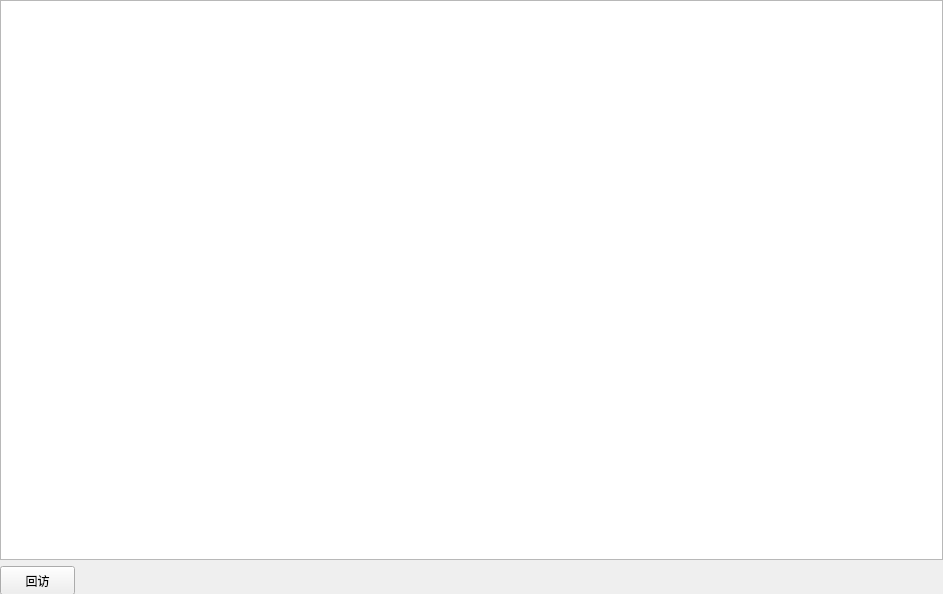
<?xml version="1.0" encoding="UTF-8"?>
<ui version="4.0">
 <class>ReturnVisit</class>
 <widget class="QWidget" name="ReturnVisit">
  <property name="geometry">
   <rect>
    <x>0</x>
    <y>0</y>
    <width>943</width>
    <height>594</height>
   </rect>
  </property>
  <property name="windowTitle">
   <string>Form</string>
  </property>
  <widget class="QWidget" name="layoutWidget">
   <property name="geometry">
    <rect>
     <x>0</x>
     <y>0</y>
     <width>943</width>
     <height>595</height>
    </rect>
   </property>
   <layout class="QVBoxLayout" name="verticalLayout_11">
    <item>
     <widget class="QTableView" name="return_visit_table">
      <property name="minimumSize">
       <size>
        <width>941</width>
        <height>551</height>
       </size>
      </property>
     </widget>
    </item>
    <item>
     <layout class="QHBoxLayout" name="horizontalLayout_17">
      <item>
       <widget class="QPushButton" name="return_visit_button">
        <property name="sizePolicy">
         <sizepolicy hsizetype="Minimum" vsizetype="Expanding">
          <horstretch>0</horstretch>
          <verstretch>0</verstretch>
         </sizepolicy>
        </property>
        <property name="minimumSize">
         <size>
          <width>75</width>
          <height>29</height>
         </size>
        </property>
        <property name="maximumSize">
         <size>
          <width>75</width>
          <height>29</height>
         </size>
        </property>
        <property name="text">
         <string>回访</string>
        </property>
       </widget>
      </item>
      <item>
       <spacer name="horizontalSpacer_24">
        <property name="orientation">
         <enum>Qt::Horizontal</enum>
        </property>
        <property name="sizeHint" stdset="0">
         <size>
          <width>40</width>
          <height>20</height>
         </size>
        </property>
       </spacer>
      </item>
     </layout>
    </item>
   </layout>
  </widget>
 </widget>
 <resources/>
 <connections/>
</ui>
